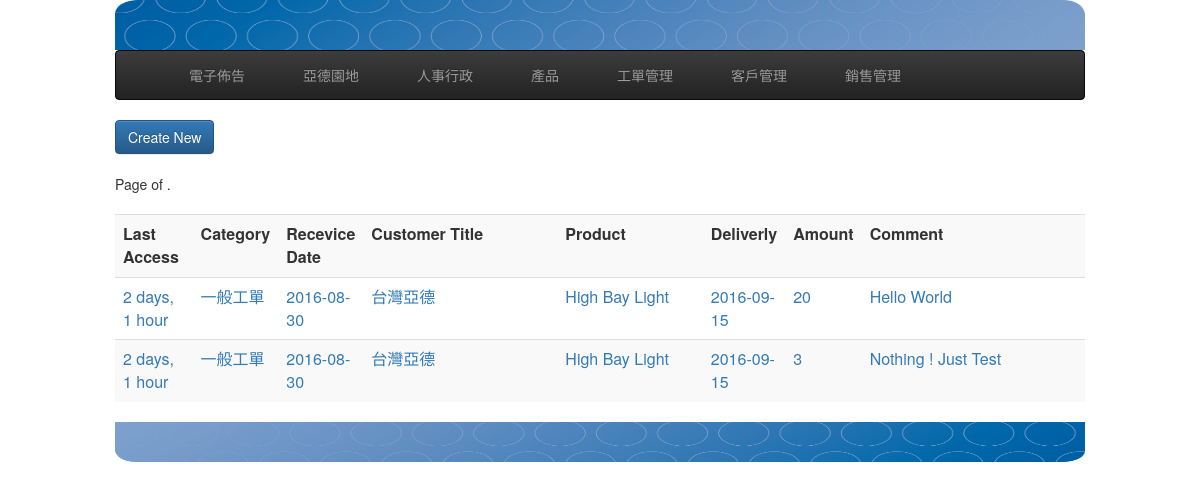
Page /workorders/ on the earlier database version.
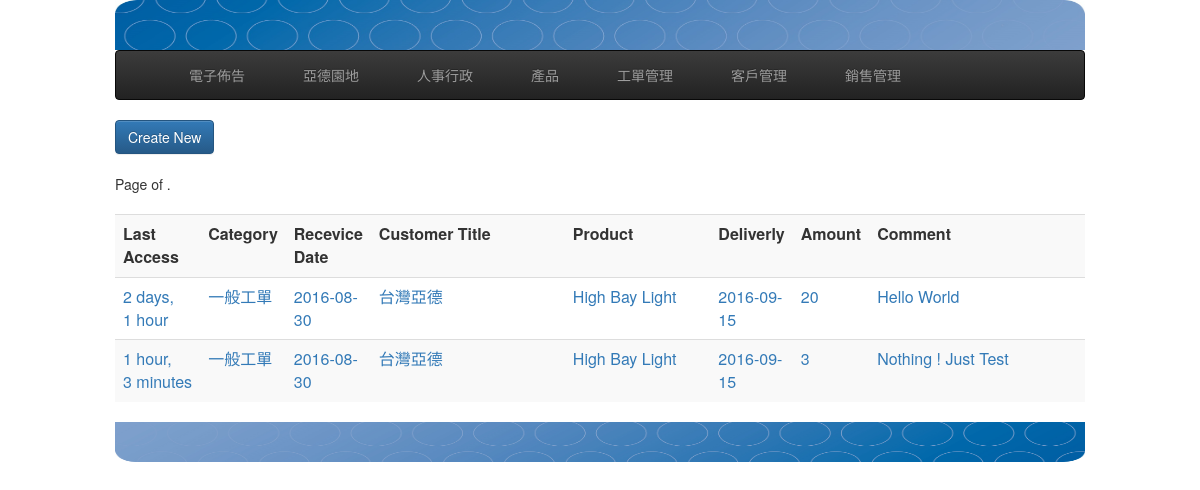
Same page on the later database version.
### workorders/models.py (models this page shows, shortened)
class WorkOrder(models.Model):
    category = models.ForeignKey(OrderCategory, limit_choices_to={'invalid': False} )
    zmms = models.ForeignKey(ZmmsOption, blank=True, null=True)
    recevice_date = models.DateField(default=timezone.now) # 收單日
    material_ctrl = models.ForeignKey(MaterialCtrlOption, blank=True, null=True) #models.CharField(max_length=30, blank=True, null=True) #物料控管
    ships_order = models.CharField(max_length=16, null=True, blank=True) # SAP訂單號碼
    customer = models.ForeignKey(Customer) #客戶編號
    work_order = models.CharField(max_length=16, null=False, blank=False, unique=True) # SAP工單號碼
    product = models.ForeignKey(Product) #  SAP料號
    ord_amount = models.IntegerField(default=1, blank=False, null=False) # 數量
    deliverly = models.DateField(blank=True, null=True) #  業務交期
    material_ready_date = models.DateField(blank=True, null=True) #  齊料日
    estimated_finish = models.DateField(blank=True, null=True) # 預計完工日
    request_user = models.CharField(max_length=16, null=False, blank=False) # 申請人
    material_duty = models.CharField(max_length=16, null=False, blank=False) # 備料人
    manage_memo = models.TextField(blank=True, null=True) # 生管備註
    create_at = models.DateTimeField(auto_now_add=True, auto_now =False)
    modify = models.DateTimeField(auto_now_add=False, auto_now =True)
    last_access = models.DateTimeField(auto_now_add=False, auto_now =True)
    def get_absolute_url(self):
        return reverse( "workorders:detail", kwargs={"pk": self.id} )

class OrderCategory(models.Model):
    description = models.CharField(max_length=36, null=False, blank=False)
    order_squence = models.IntegerField(default=1000, null=False, blank=False)
    invalid = models.BooleanField(default=False)
    def __str__(self):
        return self.description

### customers/models.py (models this page shows, shortened)
class Customer(models.Model):
    sap_no = models.CharField(primary_key=True, max_length=18) # SAP客尸編號 -9223372036854775808 to 9223372036854775807
    title = models.CharField(max_length=36, null=False, blank=False)
    address = models.CharField(max_length=100, null=True, blank=True)
    contact = models.CharField(max_length=100, null=True, blank=True)
    phone = models.CharField(max_length=100, null=True, blank=True)
    phone_ext = models.CharField(max_length=100, null=True, blank=True)
    faxno = models.CharField(max_length=100, null=True, blank=True)
    email = models.EmailField(max_length=100, null=True, blank=True)
    invalid = models.BooleanField(default=False)#作廢
    create_at = models.DateTimeField(auto_now_add=True, auto_now =False)
    modify = models.DateTimeField(auto_now_add=False, auto_now =True)
    def __str__(self):
        return self.title

### products/models.py (models this page shows, shortened)
class Product(models.Model):
    part_number = models.CharField(max_length=20,null=False, blank=False, unique=True) #SAP料號
    description = models.CharField(max_length=100, null=True, blank=True)
    specification = models.TextField(null=True, blank=True)
    image = models.ImageField( null=True, blank=True, height_field="height_field", width_field="width_field")
    height_field = models.IntegerField( null=True, blank=True, default=0)
    width_field = models.IntegerField( null=True, blank=True, default=0)
    category = models.ForeignKey(Category) #料品分類
    cycle_status = models.ForeignKey(CycleStatus) # 料品狀態
    is_active = models.BooleanField(default=True) #是否還在生產
    create_at = models.DateTimeField(auto_now_add=True, auto_now =False) #
    modify = models.DateTimeField(auto_now_add=False, auto_now =True) #
    def __str__(self):
        return self.description

### workorders/views.py (the view)
class WorkOrderList(ListView):
    model = WorkOrder

### templates/workorders/workorder_list.html (shortened to what this page needs)
{% extends "base.html" %}
{% load staticfiles %}
{% block content  %}
<div>
    <span ><a href="/workorders/create" class="btn btn-primary">Create New</a></span>
</div>
  <div class="pagination">
      <span class="step-links">
          <span class="current">
              Page {{ queryset.number }} of {{ queryset.paginator.num_pages }}.
          </span>
      </span>
  </div>
<div>
<div>
<table class="table table-striped" >
  <tr>
    <th width="8%">Last Access</th>
    <th width="5%">Category</th>
    <th width="8%">Recevice Date</th>
    <th width="20%">Customer Title</th>
    <th width="15%">Product</th>
    <th width="8%">Deliverly</th>
    <th width="5%">Amount</th>
    <th >Comment</th>
  </tr>
{% for record in object_list %}
  <tr>
    <td><a href='{{ record.get_absolute_url }}'>{{ record.last_access | timesince }}</a></td>
    <td><a href='{{ record.get_absolute_url }}'>{{ record.category }}</a></td>
    <td><a href='{{ record.get_absolute_url }}'>{{ record.recevice_date | date:"Y-m-d" }}</a></td>
    <td><a href='{{ record.get_absolute_url }}'>{{ record.customer | truncatechars:30 }}</a></td>
    <td><a href='{{ record.get_absolute_url }}'>{{ record.product }}</a></td>
    <td><a href='{{ record.get_absolute_url }}'>{{ record.deliverly | date:"Y-m-d" }}</a></td>
    <td><a href='{{ record.get_absolute_url }}'>{{ record.ord_amount }}</a></td>
    <td><a href='{{ record.get_absolute_url }}'>{{ record.manage_memo | truncatechars:30 }}</a></td>
  </tr>
{% endfor %}
</table>
<div>
{% endblock content %}

Differences in the rows shown:
changed WorkOrder "Nothing ! Just Test": last_access "2 days, 1 hour" → "1 hour, 3 minutes"
